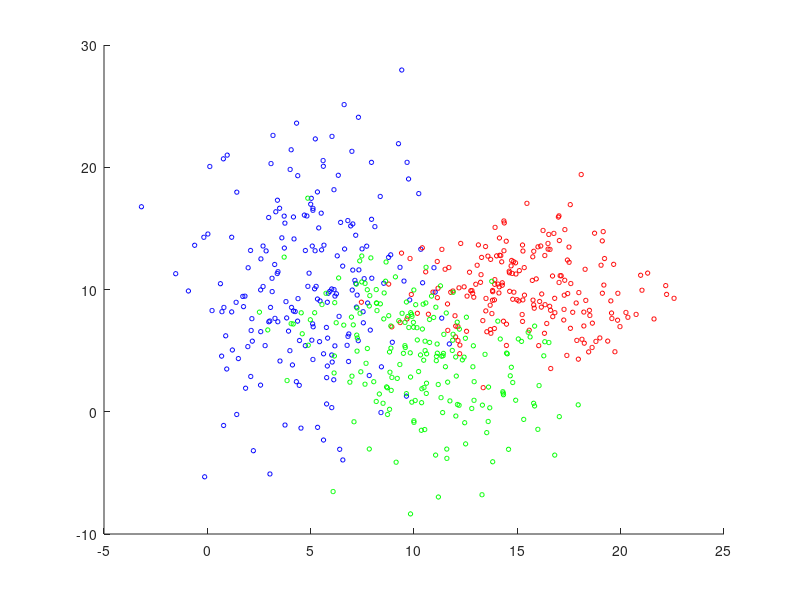

Reproduce this figure in MATLAB. (Note: this script raises an error after producing the figure.)
clear all;
close all;

MU1 = [5 10];
SIGMA1 = [8 4; 4 40];
MU2 = [15 10];
SIGMA2 = [8 0; 0 8];
MU3 = [10 5];
SIGMA3 = [10 -5; -5 20];
X1 = mvnrnd(MU1,SIGMA1,200);
X2 = mvnrnd(MU2,SIGMA2,200);
X3 = mvnrnd(MU3, SIGMA3, 200);

range1 = [-5:0.1:20]
range2 = [-5:0.1:20]

figure;
hold on;

scatter(X1(:,1), X1(:,2), 10, 'b');
scatter(X2(:,1), X2(:,2), 10, 'r');
scatter(X3(:,1), X3(:,2), 10, 'g');

[c_vectors, c_values] = eigs(SIGMA1);
[d_vectors, d_values] = eigs(SIGMA2);
[e_vectors, e_values] = eigs(SIGMA3);

c_theta = atan2(c_vectors(2,1), c_vectors(1,1));
plot_ellipse(MU1(1), MU1(2), c_theta, sqrt(c_values(1,1)), sqrt(c_values(2,2)));

d_theta = atan2(d_vectors(2,1), d_vectors(1,1));
plot_ellipse(MU2(1), MU2(2), d_theta, sqrt(d_values(1,1)),sqrt(d_values(2,2)));

e_theta = atan2(e_vectors(2,1), e_vectors(1,1));
plot_ellipse(MU3(1), MU3(2), e_theta, sqrt(e_values(1,1)),sqrt(e_values(2,2)));

micd_1 = MICD([MU1; MU2; MU3], range1, range2, cat(3, SIGMA1, SIGMA2, SIGMA3));
contour(range1, range2, micd_1', 2, '--r');
hold on;

case2_classes = {X1, X2, X3};
confusion = zeros(size(case2_classes, 2));

for i=1:size(case2_classes, 2)
    current_class = cell2mat(case2_classes(i));
    for j=1:size(current_class, 1)

       predicted = MICD([MU1; MU2; MU3], current_class(j,1), current_class(j,2), cat(3, SIGMA1, SIGMA2, SIGMA3));
   
       confusion(i,predicted) = confusion(i,predicted) + 1;
    end
end 

confusion

error = (sum(confusion(:)) - trace(confusion)) / sum(confusion(:))
